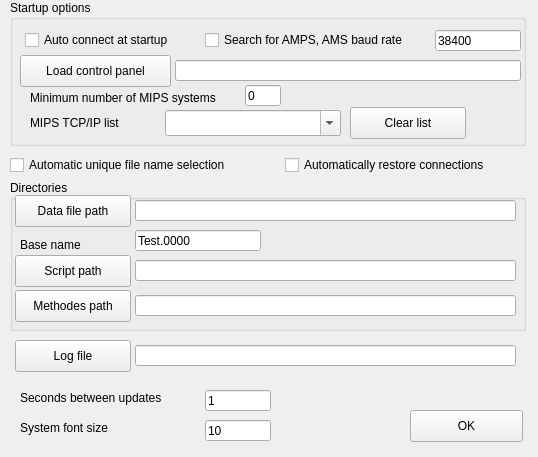
<?xml version="1.0" encoding="UTF-8"?>
<ui version="4.0">
 <class>Properties</class>
 <widget class="QDialog" name="Properties">
  <property name="geometry">
   <rect>
    <x>0</x>
    <y>0</y>
    <width>538</width>
    <height>457</height>
   </rect>
  </property>
  <property name="windowTitle">
   <string>MIPS Properties</string>
  </property>
  <widget class="QPushButton" name="pbOK">
   <property name="geometry">
    <rect>
     <x>410</x>
     <y>410</y>
     <width>113</width>
     <height>32</height>
    </rect>
   </property>
   <property name="text">
    <string>OK</string>
   </property>
   <property name="autoDefault">
    <bool>false</bool>
   </property>
  </widget>
  <widget class="QGroupBox" name="groupBox">
   <property name="geometry">
    <rect>
     <x>10</x>
     <y>0</y>
     <width>516</width>
     <height>146</height>
    </rect>
   </property>
   <property name="title">
    <string>Startup options</string>
   </property>
   <widget class="QLabel" name="label_2">
    <property name="geometry">
     <rect>
      <x>20</x>
      <y>115</y>
      <width>141</width>
      <height>16</height>
     </rect>
    </property>
    <property name="text">
     <string>MIPS TCP/IP list </string>
    </property>
   </widget>
   <widget class="QLineEdit" name="leMinMIPS">
    <property name="geometry">
     <rect>
      <x>235</x>
      <y>85</y>
      <width>36</width>
      <height>21</height>
     </rect>
    </property>
    <property name="text">
     <string>0</string>
    </property>
   </widget>
   <widget class="QPushButton" name="pbLoadControlPanel">
    <property name="geometry">
     <rect>
      <x>10</x>
      <y>55</y>
      <width>151</width>
      <height>32</height>
     </rect>
    </property>
    <property name="text">
     <string>Load control panel</string>
    </property>
    <property name="autoDefault">
     <bool>false</bool>
    </property>
   </widget>
   <widget class="QLineEdit" name="leControlPanel">
    <property name="geometry">
     <rect>
      <x>165</x>
      <y>60</y>
      <width>346</width>
      <height>21</height>
     </rect>
    </property>
    <property name="text">
     <string/>
    </property>
   </widget>
   <widget class="QLabel" name="label">
    <property name="geometry">
     <rect>
      <x>20</x>
      <y>90</y>
      <width>216</width>
      <height>16</height>
     </rect>
    </property>
    <property name="text">
     <string>Minimum number of MIPS systems</string>
    </property>
   </widget>
   <widget class="QComboBox" name="comboTCPIPlist">
    <property name="geometry">
     <rect>
      <x>155</x>
      <y>110</y>
      <width>176</width>
      <height>26</height>
     </rect>
    </property>
    <property name="editable">
     <bool>true</bool>
    </property>
   </widget>
   <widget class="QCheckBox" name="chkAutoConnect">
    <property name="geometry">
     <rect>
      <x>15</x>
      <y>30</y>
      <width>171</width>
      <height>20</height>
     </rect>
    </property>
    <property name="text">
     <string>Auto connect at startup</string>
    </property>
   </widget>
   <widget class="QPushButton" name="pbClear">
    <property name="geometry">
     <rect>
      <x>340</x>
      <y>107</y>
      <width>116</width>
      <height>32</height>
     </rect>
    </property>
    <property name="text">
     <string>Clear list</string>
    </property>
    <property name="autoDefault">
     <bool>false</bool>
    </property>
   </widget>
   <widget class="QCheckBox" name="chkSearchAMPS">
    <property name="geometry">
     <rect>
      <x>195</x>
      <y>30</y>
      <width>226</width>
      <height>20</height>
     </rect>
    </property>
    <property name="text">
     <string>Search for AMPS, AMS baud rate</string>
    </property>
   </widget>
   <widget class="QLineEdit" name="leAMPSbaud">
    <property name="geometry">
     <rect>
      <x>425</x>
      <y>30</y>
      <width>86</width>
      <height>21</height>
     </rect>
    </property>
    <property name="text">
     <string>38400</string>
    </property>
   </widget>
  </widget>
  <widget class="QCheckBox" name="chkAutoFileName">
   <property name="geometry">
    <rect>
     <x>10</x>
     <y>155</y>
     <width>251</width>
     <height>20</height>
    </rect>
   </property>
   <property name="text">
    <string>Automatic unique file name selection</string>
   </property>
  </widget>
  <widget class="QGroupBox" name="groupBox_2">
   <property name="geometry">
    <rect>
     <x>10</x>
     <y>180</y>
     <width>516</width>
     <height>151</height>
    </rect>
   </property>
   <property name="title">
    <string>Directories</string>
   </property>
   <widget class="QPushButton" name="pbDataFilePath">
    <property name="geometry">
     <rect>
      <x>5</x>
      <y>15</y>
      <width>116</width>
      <height>32</height>
     </rect>
    </property>
    <property name="text">
     <string>Data file path</string>
    </property>
    <property name="autoDefault">
     <bool>false</bool>
    </property>
   </widget>
   <widget class="QPushButton" name="pbScriptPath">
    <property name="geometry">
     <rect>
      <x>5</x>
      <y>75</y>
      <width>116</width>
      <height>32</height>
     </rect>
    </property>
    <property name="text">
     <string>Script path</string>
    </property>
    <property name="autoDefault">
     <bool>false</bool>
    </property>
   </widget>
   <widget class="QLineEdit" name="leDataFilePath">
    <property name="geometry">
     <rect>
      <x>125</x>
      <y>20</y>
      <width>381</width>
      <height>21</height>
     </rect>
    </property>
    <property name="text">
     <string/>
    </property>
   </widget>
   <widget class="QLineEdit" name="leScriptPath">
    <property name="geometry">
     <rect>
      <x>125</x>
      <y>80</y>
      <width>381</width>
      <height>21</height>
     </rect>
    </property>
    <property name="text">
     <string/>
    </property>
   </widget>
   <widget class="QPushButton" name="pbMethodesPath">
    <property name="geometry">
     <rect>
      <x>5</x>
      <y>110</y>
      <width>116</width>
      <height>32</height>
     </rect>
    </property>
    <property name="text">
     <string>Methodes path</string>
    </property>
    <property name="autoDefault">
     <bool>false</bool>
    </property>
   </widget>
   <widget class="QLineEdit" name="leMethodesPath">
    <property name="geometry">
     <rect>
      <x>125</x>
      <y>115</y>
      <width>381</width>
      <height>21</height>
     </rect>
    </property>
    <property name="text">
     <string/>
    </property>
   </widget>
   <widget class="QLineEdit" name="leFileName">
    <property name="geometry">
     <rect>
      <x>125</x>
      <y>50</y>
      <width>126</width>
      <height>21</height>
     </rect>
    </property>
    <property name="text">
     <string>Test.0000</string>
    </property>
   </widget>
   <widget class="QLabel" name="label_3">
    <property name="geometry">
     <rect>
      <x>10</x>
      <y>57</y>
      <width>141</width>
      <height>16</height>
     </rect>
    </property>
    <property name="text">
     <string>Base name</string>
    </property>
   </widget>
  </widget>
  <widget class="QPushButton" name="pbLogFile">
   <property name="geometry">
    <rect>
     <x>15</x>
     <y>340</y>
     <width>116</width>
     <height>32</height>
    </rect>
   </property>
   <property name="text">
    <string>Log file</string>
   </property>
   <property name="autoDefault">
    <bool>false</bool>
   </property>
  </widget>
  <widget class="QLineEdit" name="leLogFile">
   <property name="geometry">
    <rect>
     <x>135</x>
     <y>345</y>
     <width>381</width>
     <height>21</height>
    </rect>
   </property>
   <property name="text">
    <string/>
   </property>
  </widget>
  <widget class="QLabel" name="label_4">
   <property name="geometry">
    <rect>
     <x>20</x>
     <y>390</y>
     <width>171</width>
     <height>16</height>
    </rect>
   </property>
   <property name="text">
    <string>Seconds between updates</string>
   </property>
  </widget>
  <widget class="QLineEdit" name="leUpdateSecs">
   <property name="geometry">
    <rect>
     <x>205</x>
     <y>390</y>
     <width>66</width>
     <height>21</height>
    </rect>
   </property>
   <property name="text">
    <string>1</string>
   </property>
  </widget>
  <widget class="QCheckBox" name="chkAutoRestore">
   <property name="geometry">
    <rect>
     <x>285</x>
     <y>155</y>
     <width>236</width>
     <height>20</height>
    </rect>
   </property>
   <property name="text">
    <string>Automatically restore connections</string>
   </property>
  </widget>
  <widget class="QLabel" name="label_5">
   <property name="geometry">
    <rect>
     <x>20</x>
     <y>420</y>
     <width>171</width>
     <height>16</height>
    </rect>
   </property>
   <property name="text">
    <string>System font size</string>
   </property>
  </widget>
  <widget class="QLineEdit" name="leSysFontSize">
   <property name="geometry">
    <rect>
     <x>205</x>
     <y>420</y>
     <width>66</width>
     <height>21</height>
    </rect>
   </property>
   <property name="toolTip">
    <string>This will change the system font size but you will have to stop and restart the application to apply changes to the main MIPS dilog</string>
   </property>
   <property name="text">
    <string>10</string>
   </property>
  </widget>
 </widget>
 <resources/>
 <connections/>
</ui>
